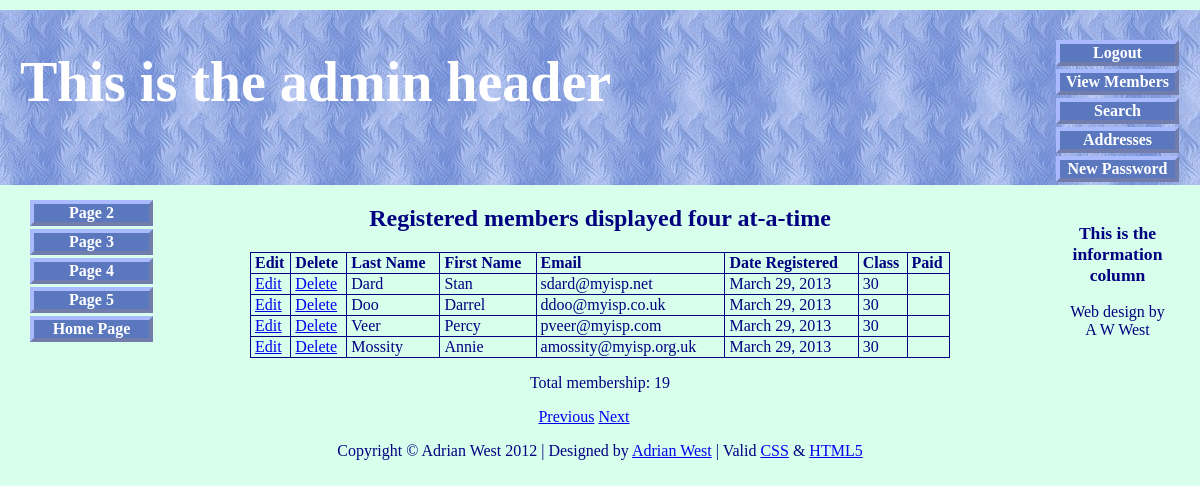
The app's page /admin_view_users.php?s=8&p=5 (signed in) with its own data.
### tables this page shows
CREATE TABLE IF NOT EXISTS `users` (
  `user_id` mediumint(6) unsigned NOT NULL AUTO_INCREMENT,
  `title` char(10) NOT NULL,
  `fname` varchar(30) NOT NULL,
  `lname` varchar(40) NOT NULL,
  `email` varchar(50) NOT NULL,
  `psword` char(40) NOT NULL,
  `uname` char(12) NOT NULL,
  `registration_date` datetime NOT NULL,
  `class` char(20) NOT NULL,
  `user_level` tinyint(2) unsigned NOT NULL,
  `addr1` varchar(50) NOT NULL,
  `addr2` varchar(50) DEFAULT NULL,
  `city` varchar(50) NOT NULL,
  `county` char(20) NOT NULL,
  `pcode` char(10) NOT NULL,
  `phone` char(11) DEFAULT NULL,
  `paid` enum('No','Yes') NOT NULL,
  PRIMARY KEY (`user_id`)
);

### admin_view_users.php (the view, shortened to what this page needs)
<!doctype html>
<html lang=en>
<head>
<link rel="stylesheet" type="text/css" href="includes.css">
</head>
<body>
<div id="container">
<?php include("header-admin.php"); ?>
<?php include("nav.php"); ?>
<?php include("info-col.php"); ?>
<div id="content">
<h2>Registered members displayed four at-a-time</h2>
<p>
<?php
require ('mysqli_connect.php');
$pagerows = 4;
if (isset($_GET['p']) && is_numeric
($_GET['p'])) {
$pages=$_GET['p'];
}
if (isset($_GET['s']) && is_numeric
($_GET['s'])) {
$start = $_GET['s'];
}else{
$start = 0;
}
$q = "SELECT lname, fname, email, DATE_FORMAT(registration_date, '%M %d, %Y') AS regdat, class, paid, user_id FROM users ORDER BY registration_date DESC LIMIT $start, $pagerows";
$result = @mysqli_query ($dbcon, $q);
if ($result) {
echo '<table>
<tr><td><b>Edit</b></td>
<td><b>Delete</b></td>
<td><b>Last Name</b></td>
<td><b>First Name</b></td>
<td><b>Email</b></td>
<td><b>Date Registered</b></td>
<td><b>Class</b></td>
<td><b>Paid</b></td>
</tr>';
while ($row = mysqli_fetch_array($result, MYSQLI_ASSOC)) {
	echo '<tr>
	<td><a href="edit_record.php?id=' . $row['user_id'] . '">Edit</a></td>
	<td><a href="delete_record.php?id=' . $row['user_id'] . '">Delete</a></td>
	<td>' . $row['lname'] . '</td>
	<td>' . $row['fname'] . '</td>
	<td>' . $row['email'] . '</td>
	<td>' . $row['regdat'] . '</td>
	<td>' . $row['class'] . '</td>
	<td>' . $row['paid'] . '</td>
	</tr>';
	}
	echo '</table>';
} else {
	echo '<p class="error">The current record could not be retrieved. We apologize for any inconvenience.</p>';
	echo '<p>' . mysqli_error($dbcon) . '<br><br>Query: ' . $q . '</p>';
}
$q = "SELECT COUNT(user_id) FROM users";
$result = @mysqli_query ($dbcon, $q);
$row = @mysqli_fetch_array ($result, MYSQLI_NUM);
$members = $row[0];
echo "<p>Total membership: $members</p>";
if ($pages > 1) {
echo '<p>';
$current_page = ($start/$pagerows) + 1;
if ($current_page != 1) {
echo '<a href="admin_view_users.php?s=' . ($start - $pagerows) . '&p=' . $pages . '">Previous</a> ';
}
if ($current_page != $pages) {
echo '<a href="admin_view_users.php?s=' . ($start + $pagerows) . '&p=' . $pages . '">Next</a> ';
}
echo '</p>';
}
?>
</div>
<?php include("footer.php"); ?>
</div>
</body>
</html>

### includes.css (style rules this page uses)
h2 { font-size:150%; color:navy; text-align:center; }
#container { position:relative; min-width:960px; max-width:1200px; margin:auto; text-align:left; }
#content { margin-left:150px; margin-right:150px; }
table { width:700px; border:1px navy solid; border-collapse:collapse; margin:auto; }
td { border:1px navy solid; padding:1px 0 1px 4px; text-align:left; }

### admin_view_users.php (style rules this page uses)
p { text-align:center; }

### records on screen
users: lname "Dard", fname "Stan", email "sdard@myisp.net", regdat "March 29, 2013", class "30"
users: lname "Doo", fname "Darrel", email "ddoo@myisp.co.uk", regdat "March 29, 2013", class "30"
users: lname "Veer", fname "Percy", email "pveer@myisp.com", regdat "March 29, 2013", class "30"
users: lname "Mossity", fname "Annie", email "amossity@myisp.org.uk", regdat "March 29, 2013", class "30"

### other values on screen
$members "19"
